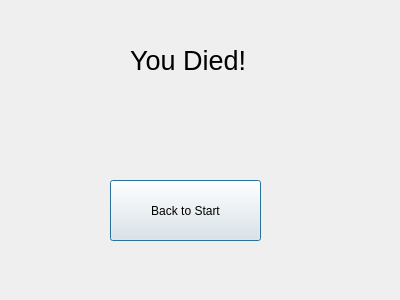
<?xml version="1.0" encoding="UTF-8"?>
<ui version="4.0">
 <class>GameOverDialog</class>
 <widget class="QDialog" name="GameOverDialog">
  <property name="geometry">
   <rect>
    <x>0</x>
    <y>0</y>
    <width>400</width>
    <height>300</height>
   </rect>
  </property>
  <property name="windowTitle">
   <string>Dialog</string>
  </property>
  <widget class="QLabel" name="label">
   <property name="geometry">
    <rect>
     <x>130</x>
     <y>40</y>
     <width>121</width>
     <height>41</height>
    </rect>
   </property>
   <property name="font">
    <font>
     <pointsize>20</pointsize>
    </font>
   </property>
   <property name="text">
    <string>You Died!</string>
   </property>
  </widget>
  <widget class="QPushButton" name="pushButton">
   <property name="geometry">
    <rect>
     <x>110</x>
     <y>180</y>
     <width>151</width>
     <height>61</height>
    </rect>
   </property>
   <property name="text">
    <string>Back to Start</string>
   </property>
  </widget>
 </widget>
 <resources/>
 <connections/>
</ui>
